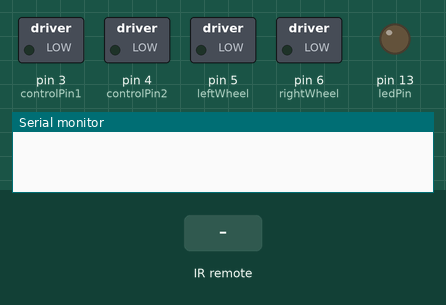
Bench run of a sketch on a simulated Arduino Uno, built with avr-gcc and run on an emulated ATmega328P. On the bench: switched loads named in the sketch (green lamp = pin HIGH), output pins drawn as LEDs (lit = HIGH), the last lines printed to the serial monitor. The test bench sets the inputs (shaded band).

Above: at 1.2 s.
1.3 s: infrared code 0xFCABFFBF received
At 2.6 s:
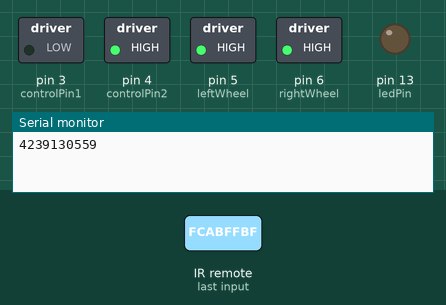
2.9 s: infrared code 0x3DAB0EB0 received
At 4.0 s:
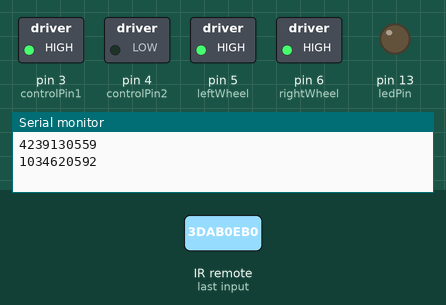
Timing chart, 0 to 5.9 s (numbered marks = the images above; inputs shaded):
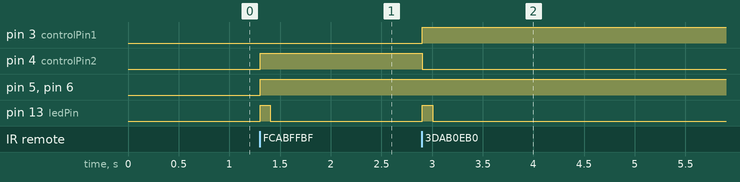

The sketch:

Car_Sketch.ino
```cpp
#include <IRremote.h>

int RECV_PIN = 11;

IRrecv irrecv(RECV_PIN);

decode_results results;

const int controlPin1 = 3;
const int controlPin2 = 4;
const int leftWheel = 5;
const int rightWheel = 6;
const int ledPin = 13;

void brake(){
  digitalWrite(rightWheel, LOW);
  digitalWrite(leftWheel,LOW);
  digitalWrite(controlPin1, LOW);
  digitalWrite(controlPin2, LOW);
}
void right(){
  digitalWrite(rightWheel, HIGH);
  digitalWrite(leftWheel,LOW);
}
void left(){
  digitalWrite(rightWheel, LOW);
  digitalWrite(leftWheel,HIGH);
}
void straight(){
  digitalWrite(rightWheel, HIGH);
  digitalWrite(leftWheel,HIGH);
}
void front(){
  digitalWrite(controlPin1, LOW);
  digitalWrite(controlPin2, HIGH);
}
void back(){
  digitalWrite(controlPin1, HIGH);
  digitalWrite(controlPin2, LOW);
}
void R_forward(){
  right();
  front();
}
void L_forward(){
  left();
  front();
}
void R_backward(){
  right();
  back();
}
void L_backward(){
  left();
  back();
}
void moveForward(){
  straight();
  front();
}
void moveBackward(){
  straight();
  back();
}
void setup(){
  Serial.begin(9600);
  pinMode(controlPin1, OUTPUT);
  pinMode(controlPin2, OUTPUT);
  pinMode(rightWheel, OUTPUT);
  pinMode(leftWheel, OUTPUT);
  pinMode(ledPin,OUTPUT);
  digitalWrite(ledPin,LOW);
  irrecv.enableIRIn();
  brake();
}
void loop(){
  if (irrecv.decode(&results)) {
    Serial.println(results.value);
    irrecv.resume(); // Receive the next value
    digitalWrite(ledPin, HIGH);
   if (results.value == 4239130559)
      moveForward();
   if (results.value == 1034620592 || results.value == 1253111734)// 1253111734 is here because someties this shows up on serial monitor
      moveBackward();
  }
  delay(100);
  digitalWrite(ledPin, LOW);
}
```

Measured:
- after the input at 1.3 s, pin 4 (controlPin2), pin 5 (leftWheel), pin 6 (rightWheel): LOW → HIGH at once; pin 13 (ledPin): LOW → HIGH at once, → LOW 0.10 s later
- after the input at 2.9 s, pin 3 (controlPin1): LOW → HIGH at once; pin 4 (controlPin2): HIGH → LOW at once; pin 13 (ledPin): LOW → HIGH at once, → LOW 0.10 s later
